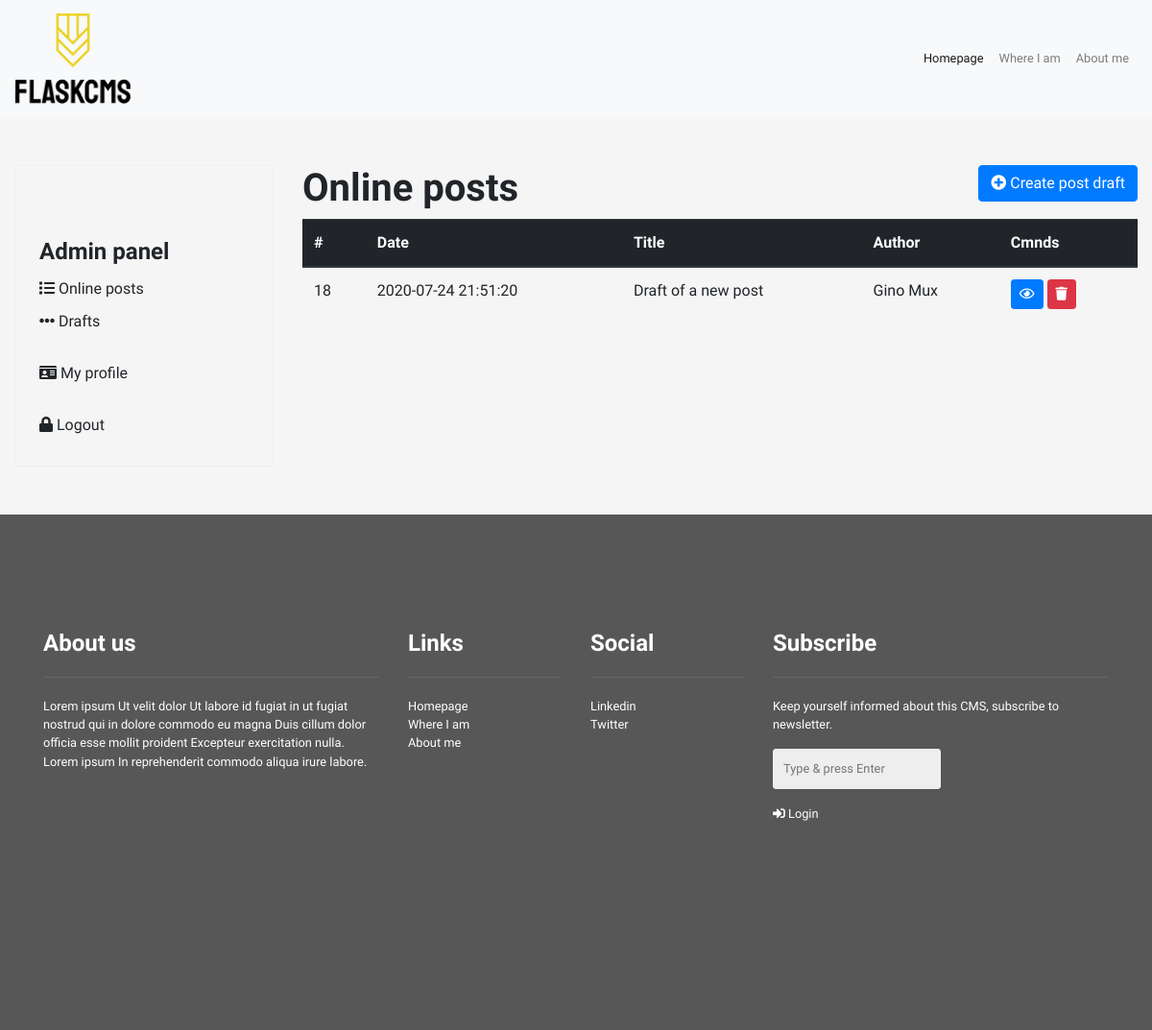
The app's page /admin/home (signed in) with its own data.
### tables this page shows
CREATE TABLE 'pages' ('idpages' integer PRIMARY KEY AUTOINCREMENT NOT NULL, 'is_visible' integer DEFAULT 0 , 'title' varchar(500), 'subtitle' varchar(500), 'text' text, 'menu_item' integer DEFAULT 0 , 'menu_order' integer DEFAULT 0 , 'photo' varchar(150), 'locked' boolean DEFAULT 0, 'meta_title' varchar(150) DEFAULT '', 'meta_description' varchar(500), 'meta_keywords' varchar(150), 'meta_image' varchar(150), 'url' varchar(250));

CREATE TABLE "post" (
	"idpost"	integer NOT NULL,
	"is_visible"	integer DEFAULT 0,
	"title"	varchar(150),
	"subtitle"	INTEGER,
	"text"	varchar(5000),
	"idusers"	integer DEFAULT 0,
	"date"	datetime DEFAULT CURRENT_TIMESTAMP,
	"tags"	varchar(250),
	"meta_title"	varchar(250),
	"meta_description"	varchar(250),
	"meta_keywords"	varchar(200),
	"photo"	varchar(250),
	"meta_image"	varchar(150),
	"url"	varchar(150),
	"idpost_place"	INTEGER,
	PRIMARY KEY("idpost" AUTOINCREMENT)
);

CREATE TABLE "users" (
	"id"	INTEGER NOT NULL,
	"email"	TEXT NOT NULL,
	"password"	TEXT NOT NULL,
	"active"	integer DEFAULT 0,
	"name"	varchar(100),
	"idusers_level"	INTEGER DEFAULT 0,
	"photo"	varchar(250),
	PRIMARY KEY("id" AUTOINCREMENT)
);

### application.py (the view)
@app.route("/admin/home", methods=["GET", "POST"])
@login_required
def admin_home():
    opt = global_options(db)
    menu = global_menu(db)
    this_page = admin_default_tags()
    if session['user_level'] < 3:
        sql = "SELECT post.*, users.name FROM post, users WHERE post.idusers = users.id AND post.is_visible=1 ORDER BY post.date DESC LIMIT 20"
        rows = db.execute(sql)
    else:
        sql = "SELECT post.*, users.name FROM post, users WHERE post.idusers = users.id AND post.is_visible=1 AND post.idusers=:id_linked_user ORDER BY post.date DESC LIMIT 20"
        rows = db.execute(sql,
                        id_linked_user = session['user_id'])
    return render_template("admin-home.html", opt = opt, menu = menu, page = this_page, rows = rows)

### application.py (called while the page is built)
@app.after_request
def after_request(response):
    response.headers["Cache-Control"] = "no-cache, no-store, must-revalidate"
    response.headers["Expires"] = 0
    response.headers["Pragma"] = "no-cache"
    return response

### helpers.py (called while the page is built)
def login_required(f):
    @wraps(f)
    def decorated_function(*args, **kwargs):
        if session.get("user_id") is None:
            return redirect("/admin")
        return f(*args, **kwargs)
    return decorated_function

def global_options(db):
    globals = db.execute("SELECT * FROM options WHERE id=1")
    return globals[0]

def global_menu(db):
    menu = db.execute("SELECT url, title FROM pages WHERE is_visible=1 AND menu_item=1 ORDER BY menu_order ASC")
    return menu

def admin_default_tags():
    tags = {
        'meta_title': 'ADMIN CONTROL PANEL'
    }
    return tags

### templates/admin-home.html (shortened to what this page needs)
{% extends "admin-base.html" %}
{% block content %}
<div class="col-md-9 col-lg-9">
    <h1>Online posts<button class="btn btn-md btn-primary float-right" onclick="Admin.post.create()"><i class="fas fa-plus-circle"></i> Create post draft</button></h1>
    <div class="table-responsive-sm">
    <table class="table">
        <thead class="thead-dark">
          <tr>
            <th scope="col">#</th>
            <th scope="col">Date</th>
            <th scope="col">Title</th>
            <th scope="col">Author</th>
            <th scope="col">Cmnds</th>
          </tr>
        </thead>
        <tbody>
          {% for row in rows %}
          <tr>
            <td scope="row">{{row["idpost"]}}</td>
            <td>{{row["date"]}}</td>
            <td>{{row["title"]}}</td>
            <td>{{row["name"]}}</td>
            <td>
                <button type="button" class="btn btn-sm btn-primary" onclick="Admin.post.view({{row["idpost"]}})"><i class="far fa-eye"></i></button>
                <button type="button" class="btn btn-sm btn-danger" onclick="Admin.post.delete({{row["idpost"]}})"><i class="fa fa-trash"></i></button>
            </td>
          </tr>
          {% endfor %}
        </tbody>
      </table>
    </div>
</div>
{% endblock %}

### templates/admin-base.html (shortened to what this page needs)
<!DOCTYPE html>
<html lang="en">
    <head>
        <link href="https://maxcdn.bootstrapcdn.com/bootstrap/4.1.3/css/bootstrap.min.css" rel="stylesheet">
        <link href="//cdn.quilljs.com/1.3.6/quill.snow.css" rel="stylesheet">
        <link href="/static/css/style.css" rel="stylesheet">
        <link rel="stylesheet" href="https://cdnjs.cloudflare.com/ajax/libs/animate.css/4.0.0/animate.min.css" />
        <link rel="stylesheet" href="https://use.fontawesome.com/releases/v5.13.1/css/all.css">
    </head>
    <body>
      <nav class="navbar navbar-expand-lg navbar-light bg-light">
          <a class="navbar-brand" href="/">
            <img src="/static/img/logo_small.png" alt="SITE_NAME logo" />
          </a>
          <div class="collapse navbar-collapse" id="navbarSupportedContent">
            <ul class="navbar-nav ">
              {%
              for item in menu
              %}
              {% if item.url == 'homepage' %}
              <li class="nav-item active">
                <a class="nav-link" href="/">{{item.title}}</a>
              </li>
              {% else %}
              <li class="nav-item">
                <a class="nav-link" href="/pages/{{item.url}}">{{item.title}}</a>
              </li>
              {% endif %}
              {%
              endfor
              %}
            </ul>
          </div>
      </nav>
      <div id="contents">
        <div class="container container-2">
            <div class="row">
                <div class="col-md-3 col-lg-3">
                    <div class="classic-panel">
                        <h4>Admin panel</h4>
                        <ul class="menu-1">
                            <li><a href="/admin/home"><i class="fas fa-list"></i> Online posts</a></li>
                            <li><a href="/admin/drafts"><i class="fas fa-ellipsis-h"></i> Drafts</a></li>
                            <li class="divider"></li>
                            <li><a href="/admin/profile"><i class="fas fa-id-card"></i> My profile</a></li>
                            <li class="divider"></li>
                            <li><a href="/logout" onclick="return confirm('Are you sure?')"><i class="fas fa-lock"></i> Logout</a></li>
                        </ul>
                    </div>
                </div>
                {% block content %}{% endblock %}
            </div>
        </div>
      </div>
      <footer>
        <div class="container">
        <div class="row">
          <div class="col-sm-12 col-md-4">
            <h4>About us</h4>
            <p>
              Lorem ipsum Ut velit dolor Ut labore id fugiat in ut fugiat nostrud qui in dolore commodo eu magna Duis cillum dolor officia esse mollit proident Excepteur exercitation nulla. Lorem ipsum In reprehenderit commodo aliqua irure labore.
            </p>
          </div>
          <div class="col-sm-12 col-md-2">
            <h4>Links</h4>
            <ul>
              {%
              for item in menu
              %}
              {% if item.url == 'homepage' %}
              <li class="nav-item active">
                <a class="nav-link" href="/">{{item.title}}</a>
              </li>
              {% else %}
              <li class="nav-item">
                <a class="nav-link" href="/pages/{{item.url}}">{{item.title}}</a>
              </li>
              {% endif %}
              {%
              endfor
              %}
            </ul>
          </div>
          <div class="col-sm-12 col-md-2">
            <h4>Social</h4>
            <ul>
              <li><a href="https://www.linkedin.com/in/alessandro-mussini-86315849/" target="_blank" rel="noopener">Linkedin</a></li>
              <li><a href="https://twitter.com/alemussini" target="_blank" rel="noopener">Twitter</a></li>
            </ul>
          </div>
          <div class="col-sm-12 col-md-4">
            <h4>Subscribe</h4>
            <p>
              Keep yourself informed about this CMS, subscribe to newsletter.
            </p>
            <p>
              <input type="email" placeholder="Type & press Enter" />
            </p>
            <p>
              <a href="/admin"><i class="fas fa-sign-in-alt"></i> Login</a>
            </p>
          </div>
        </div>
      </div>
      </footer>
    </body>
</html>

### static/css/style.css (style rules this page uses)
body { font-family: 'Arimo', sans-serif; font-size: 16px; background-color: #f5f5f5; }
h1, h2, h3, h4, h5, h6 { font-family: 'Muli', cursive; font-weight: 800; }
nav.navbar { background-color: #eaeaea; }
.classic-panel { border: 1px solid #efefef;border-radius: 3px;padding: 25px; }
ul.menu-1 { list-style: none; margin: 0; padding: 0; }
ul.menu-1 a { color: #212529; }
ul.menu-1 li { padding: 5px 0; }
ul.menu-1 li.divider { height: 20px; }
.container-2 { max-width: 1600px; }
.container-2 h4 { margin-top: 50px; }
input[type="email"], input[type="password"], input[type="text"], select.form-control, input[type="file"], input[type="number"] { background-color: #eeeeee; padding: 10px; width: 50%; border: 1px solid #eeeeee; border-radius: 3px; height: auto; }
.navbar-expand-lg { justify-content: space-between; }
.navbar-collapse { flex-grow: 0; }
.navbar-brand img { width: 120px; }
nav.navbar, footer { font-size: 80%; }
#contents { padding: 50px 0; }
.page_content, #contents { max-width: 1600px; margin: auto; }
footer { padding: 120px 0 200px 0; background: #575757; color: #FFF; }
footer h4 { margin: 0; margin-bottom: 0px; border-bottom: 1px solid #666565; padding-bottom: 20px; margin-bottom: 20px; }
footer ul { list-style: none; padding: 0; }
footer a { color: #fff; }
footer input { padding: 15px 22px; font-family: 'Arimo', sans-serif; border: none; border-radius: 3px; background-color: #d0d0d0; }
footer .nav-link { padding: 0; }

### records on screen
pages: title "Homepage"
pages: title "Where I am"
pages: title "About me"
post: idpost "18", date "2020-07-24 21:51:20", title "Draft of a new post", name "Gino Mux"
